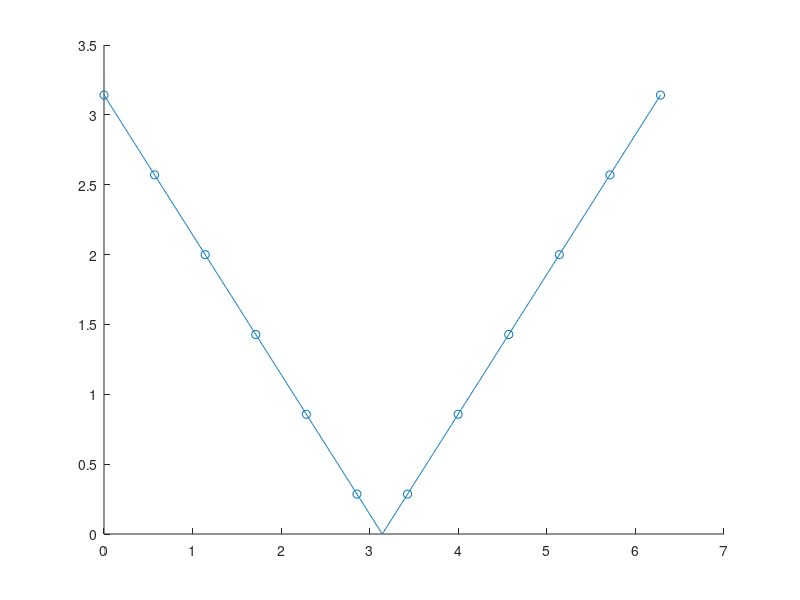

Here is the MATLAB script that generated this plot: (Note: this script raises an error after producing the figure.)
clear; clc; close all;

% f is the function of interest
% f = @(x) cos(x+pi/4)+0.5*cos(2*x);
f = @(x) abs(x-pi);
% f = @(x) x;

% N is # samples (must be even)
N = 11;

% xvar is the first N values of rcvec are the sampling points
xvar = linspace(0,2*pi,N+1)';
% yvar is the first N values of the function at the sampling points 
yvar = f(xvar);

% lvec is the vector of x values used for plotting a "smooth" function
lvec = linspace(0,2*pi,1000)';


figure(1)
% plot the sampled points of the function
scatter(xvar,yvar)
hold on
% plot the original function
plot(lvec,f(lvec))

f_int = trig_interpol(lvec,xvar(1:end-1),yvar(1:end-1),0,2*pi);

figure(1)
% plot the function reconstructed using trigonometric interpolation
plot(lvec,real(f_int))
